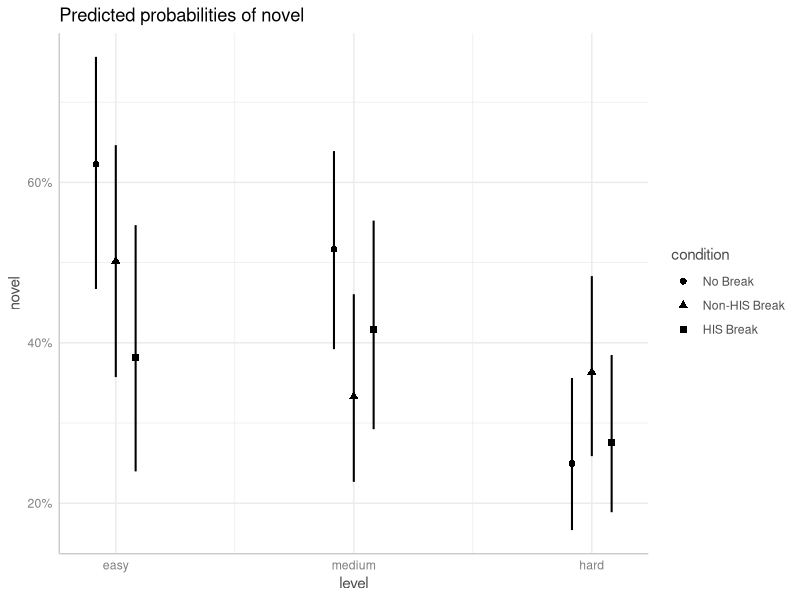
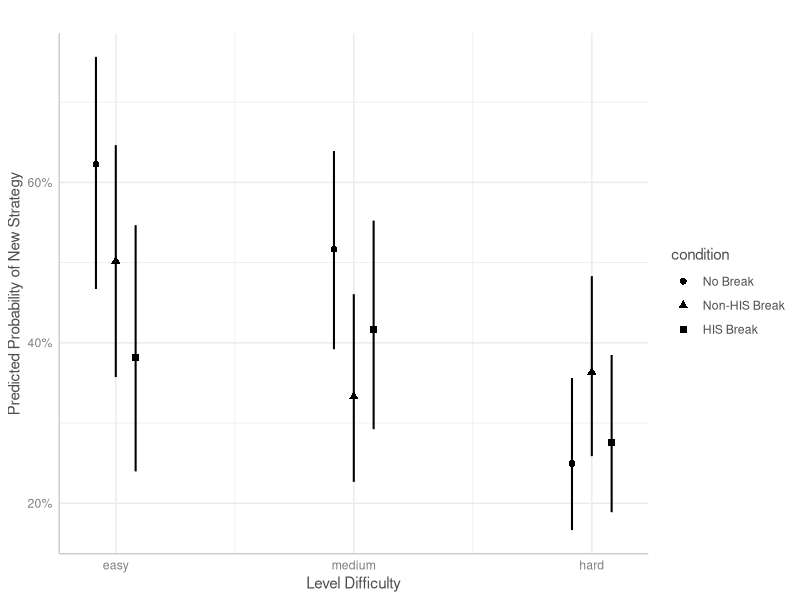

Generate these figures, in order, with R:
utils::install.packages("lme4", type = "source")
install.packages("readxl")
install.packages('lmerTest')
install.packages("ggeffects")
install.packages("ggplot2")

library(readxl)
library(lme4)
library(lmerTest)
library(ggeffects)
library(ggplot2)


data <- read_excel("data.xlsx", sheet = "P3B")
#remove participants that did not make any moves, either before or after break
data <- data[data$novel != 3, ]
data <- data[data$sex != 2, ]
data <- data[data$handedness != 3, ]

attach(data)

level <- as.factor(levelNumber)
levels(level) <- c("hard", "easy", "medium")
level <- factor(level, levels = c("easy", "medium", "hard"))
condition <- as.factor(condition)
levels(condition) <- c("No Break", "Non-HIS Break", "HIS Break")
id <- as.factor(prolificPID)
novel <- as.factor(novel)
sex <- as.factor(sex)
handedness <- as.factor(handedness)
novel2 <- as.factor(novel2)
lengthBefore_scaled <- scale(lengthBefore)

for (lvl in unique(level)) {
  data_level <- data[level == lvl, ]
  contingency_table <- table(data_level$novel, data_level$condition)
  rownames(contingency_table) <- c("No", "Yes")  
  colnames(contingency_table) <- c("no break","non-HIS", "HIS")  
  chi_square_result <- chisq.test(contingency_table)
  cat("Chi-square test for Level", lvl, "\n")
  print(chi_square_result)
  cat("Contingency Table for Level", lvl, "\n")
  print(contingency_table)
}

lm <- glmer(novel ~ condition * level + lengthBefore_scaled + (1 | id), family = "binomial")
summary(lm)


predictions <- ggpredict(lm, terms = c("level", "condition")) |> plot(colors = "bw")

# Plot the marginal effects
plot(predictions) +
  labs(title = "",
       x = "Level Difficulty", y = "Predicted Probability of New Strategy")

lm2 <- glmer(completedLevel ~ novel + (1|id), family = "binomial")
summary(lm2)
